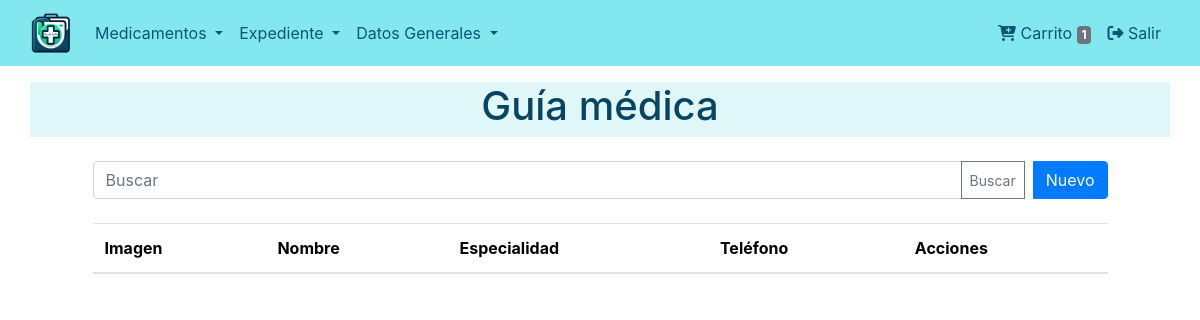
The app's page /consultas/doctores/ (signed in), older data.
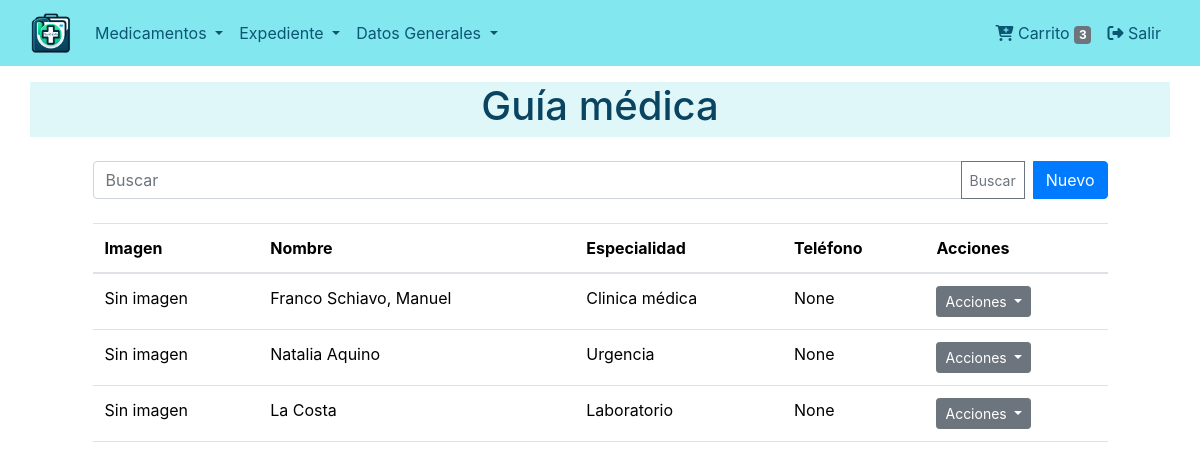
The same page, newer data.
### consultations/models.py (models this page shows, shortened)
class Doctor(models.Model):
    nombre = models.CharField(max_length=255, verbose_name=_("Nombre del Médico"))
    especialidad = models.ForeignKey(Specialty, on_delete=models.SET_NULL, null=True, blank=True, verbose_name=_("Especialidad"))
    telefono_personal = models.CharField(max_length=20, blank=True, null=True, verbose_name=_("Celular"))
    ubicacion = models.CharField(max_length=255, blank=True, null=True, verbose_name=_("Consultorio"))
    telefono_reserva = models.CharField(max_length=20, blank=True, null=True, verbose_name=_("Teléfono"))
    notas = models.TextField(blank=True, verbose_name=_("Notas"))
    imagen = models.ImageField(upload_to='doctores/', blank=True, null=True, verbose_name=_("Imagen"))
    class Meta:
        verbose_name = ("Doctor")
        verbose_name_plural = ("Doctores")

### products/models.py (models this page shows, shortened)
class Specialty(models.Model):
    nombre = models.CharField(max_length=50, unique=True)
    class Meta:
        verbose_name = ("Especialidad")
        verbose_name_plural = ("Especialidades")

### consultations/views.py (the view)
# urls.py: path('doctores/', views.DoctorListView.as_view(), name='doctor_list'),
class DoctorListView(ListView):
    model = Doctor
    template_name = 'doctor/list.html'
    context_object_name = 'doctores'
    def get_queryset(self):
        queryset = super().get_queryset()
        search_query = self.request.GET.get('search', None)
        if search_query:
            queryset = queryset.filter(nombre__icontains=search_query)
        return queryset
    def get_context_data(self, **kwargs):
        context = super().get_context_data(**kwargs)
        context['search_form'] = DoctorSearchForm(self.request.GET)
        return context

### consultations/forms.py
class DoctorSearchForm(forms.Form):
    search = forms.CharField(required=False, label='Buscar')

### dispensers/context_processors.py (called while the page is built)
def cart_processor(request):
    dispenser = get_or_create_dispenser(request)
    return {'cart_item_count': dispenser.products.count() if dispenser else 0}

### dispensers/utils.py (called while the page is built, shortened)
def get_or_create_dispenser(request):
    user = request.user if request.user.is_authenticated else None
    if user:
        dispenser = Dispenser.objects.filter(user=user).first()
        if dispenser:
            request.session['dispenser_id'] = dispenser.dispenser_id
            return dispenser

### consultations/templates/doctor/list.html (shortened to what this page needs)
{% extends 'base.html' %}
{% block content %}
{% include "snippets/title.html" with title='Guía médica' %}
<div class="container">
    <div class="row justify-content-center">
        <div class="col-md-11">
            {% include "doctor/snippets/filter.html" %}
            <table class="table mt-4">
                <thead>
                    <tr>
                        <th>Imagen</th>
                        <th>Nombre</th>
                        <th>Especialidad</th>
                        <th>Teléfono</th>
                        <th>Acciones</th>
                    </tr>
                </thead>
                <tbody>
                    {% for doctor in doctores %}
                    <tr>
                        <td>
                            {% if doctor.imagen %}
                                <img src="{{ doctor.imagen.url }}" alt="Imagen del Doctor" style="width: 50px; height: 50px;">
                            {% else %}
                                Sin imagen
                            {% endif %}
                        </td>
                        <td>{{ doctor.nombre }}</td>
                        <td>{{ doctor.especialidad.nombre|default:"N/A" }}</td>
                        <td>{{ doctor.telefono_reserva }}</td>
                        <td>
                            <div class="dropdown">
                                <button class="btn btn-secondary btn-sm dropdown-toggle" type="button" id="dropdownMenuButton{{ forloop.counter }}" data-bs-toggle="dropdown" aria-expanded="false">
                                    Acciones
                                </button>
                            </div>
                        </td>
                    </tr>
                    {% endfor %}
                </tbody>
            </table>
        </div>
    </div>
</div>
{% endblock %}

Row changes from the older to the newer data that the page shows:
added Doctor: imagen "Sin imagen", nombre "Franco Schiavo, Manuel", especialidad.nombre "Clinica médica", telefono_reserva "None"
added Doctor: imagen "Sin imagen", nombre "Natalia Aquino", especialidad.nombre "Urgencia", telefono_reserva "None"
added Doctor: imagen "Sin imagen", nombre "La Costa", especialidad.nombre "Laboratorio", telefono_reserva "None"
Text that changed along with them:
{{ cart_item_count }}: "1" → "3"
